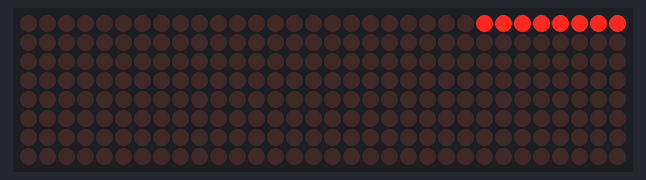
Bench run of a sketch on a simulated Arduino Uno, built with avr-gcc and run on an emulated ATmega328P. On the bench: 32×8 LED matrix.

Above: at 0.1 s.
At 0.6 s:
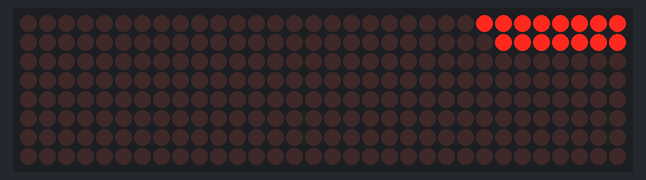
At 1.1 s:
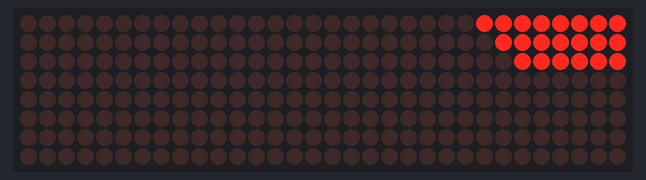
At 1.6 s:
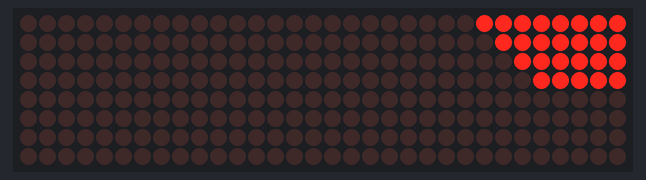
At 2.6 s:
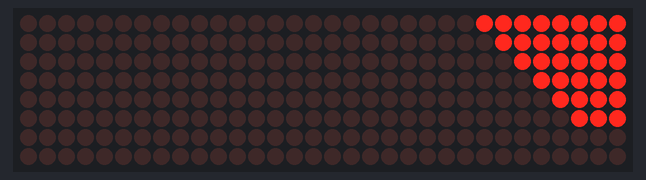
At 3.6 s:
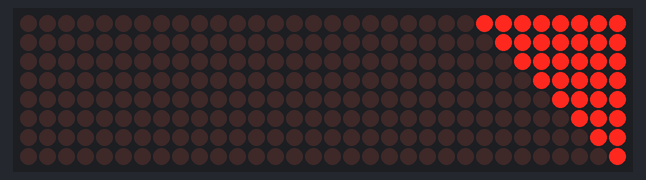

The sketch:

metrix_23.ino
```cpp
#include "LedControl.h"

// step1 : 매트릭스 설정
const int DIN=7; // DIN 핀을 7번
const int CS=8;  // CS핀을 8번
const int CLK=9; // CLK 핀을 9번에
const int MATRIX=4; // (DIN, CLK, CS, 연결할 도트 매트릭스의 개수)

// 도트 매트릭스 제어 객체 선언
LedControl dot_matrix=LedControl(DIN,CS,CLK, MATRIX);

void dot_metrix_init(int matrix) {
  // 매트릭스 0번부터 3번까지 세팅
  for(int i=0; i<matrix; i++) {
   dot_matrix.shutdown(i,false); // 0~3번까지 매트릭스 절전모드 해제
   dot_matrix.setIntensity(i,8); // 매트릭스의 밝기 0-15 사이의 정수
   dot_matrix.clearDisplay(i); // 매트릭스를 초기화
  }
}

void setup(){
  // 메트릭스 LED를 초기화 합니다.
  dot_metrix_init(MATRIX);
}


void loop() {
  int n = 0; // 첫번째 LED모듈,
  int line = 0; // 첫번째줄

  int led = 255;
  int i;
  for(i=255, line=0; i>0; i/=2, line++) {
    led &= i; // 각자리의 LED를 or 연산하여 누적합니다.
    dot_matrix.setRow(n,line, led);
    delay(500);
  }

  // 초기화
  led = 0;
  dot_matrix.clearDisplay(0); // 매트릭스를 초기화
}
```

Measured:
- by itself, everything shown: repeats every 4.0 s, in 9 steps
- what the display in image 1 shows lasts 0.5 s, from 0.5 s to 1.0 s
